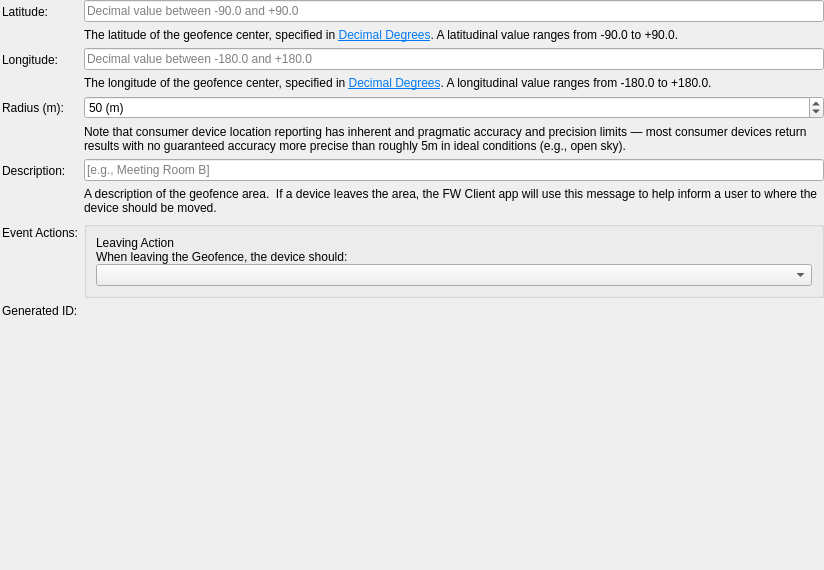
<?xml version="1.0" encoding="UTF-8"?>
<ui version="4.0">
 <class>GeofenceForm</class>
 <widget class="QWidget" name="GeofenceForm">
  <property name="geometry">
   <rect>
    <x>0</x>
    <y>0</y>
    <width>824</width>
    <height>555</height>
   </rect>
  </property>
  <property name="sizePolicy">
   <sizepolicy hsizetype="Expanding" vsizetype="MinimumExpanding">
    <horstretch>0</horstretch>
    <verstretch>0</verstretch>
   </sizepolicy>
  </property>
  <property name="minimumSize">
   <size>
    <width>0</width>
    <height>0</height>
   </size>
  </property>
  <property name="windowTitle">
   <string>Certificates</string>
  </property>
  <layout class="QVBoxLayout" name="verticalLayout">
   <property name="spacing">
    <number>6</number>
   </property>
   <property name="leftMargin">
    <number>2</number>
   </property>
   <property name="topMargin">
    <number>0</number>
   </property>
   <property name="rightMargin">
    <number>0</number>
   </property>
   <property name="bottomMargin">
    <number>0</number>
   </property>
   <item>
    <layout class="QFormLayout" name="formLayout">
     <property name="sizeConstraint">
      <enum>QLayout::SetNoConstraint</enum>
     </property>
     <property name="fieldGrowthPolicy">
      <enum>QFormLayout::ExpandingFieldsGrow</enum>
     </property>
     <item row="0" column="0">
      <widget class="QLabel" name="lbl_title_lat">
       <property name="text">
        <string>Latitude:</string>
       </property>
       <property name="textInteractionFlags">
        <set>Qt::TextBrowserInteraction</set>
       </property>
      </widget>
     </item>
     <item row="0" column="1">
      <layout class="QVBoxLayout" name="vl_latitude">
       <item>
        <widget class="QLineEdit" name="frm_latitude">
         <property name="maxLength">
          <number>13</number>
         </property>
         <property name="placeholderText">
          <string>Decimal value between -90.0 and +90.0</string>
         </property>
        </widget>
       </item>
       <item>
        <widget class="QLabel" name="lTip_desc_latitude">
         <property name="sizePolicy">
          <sizepolicy hsizetype="Expanding" vsizetype="Fixed">
           <horstretch>0</horstretch>
           <verstretch>0</verstretch>
          </sizepolicy>
         </property>
         <property name="text">
          <string>&lt;html&gt;&lt;head/&gt;&lt;body&gt;&lt;p&gt;The latitude of the geofence center, specified in &lt;a href=&quot;https://en.wikipedia.org/wiki/Decimal_degrees&quot;&gt;&lt;span style=&quot; text-decoration: underline; color:#007af4;&quot;&gt;Decimal Degrees&lt;/span&gt;&lt;/a&gt;.  A latitudinal value ranges from -90.0 to +90.0.&lt;/p&gt;&lt;/body&gt;&lt;/html&gt;</string>
         </property>
         <property name="alignment">
          <set>Qt::AlignLeading|Qt::AlignLeft|Qt::AlignTop</set>
         </property>
         <property name="wordWrap">
          <bool>true</bool>
         </property>
         <property name="openExternalLinks">
          <bool>true</bool>
         </property>
         <property name="textInteractionFlags">
          <set>Qt::TextBrowserInteraction</set>
         </property>
        </widget>
       </item>
      </layout>
     </item>
     <item row="2" column="0">
      <widget class="QLabel" name="lbl_title_lon">
       <property name="text">
        <string>Longitude:</string>
       </property>
       <property name="textInteractionFlags">
        <set>Qt::TextBrowserInteraction</set>
       </property>
      </widget>
     </item>
     <item row="2" column="1">
      <layout class="QVBoxLayout" name="vl_longitude">
       <item>
        <widget class="QLineEdit" name="frm_longitude">
         <property name="maxLength">
          <number>13</number>
         </property>
         <property name="placeholderText">
          <string>Decimal value between -180.0 and +180.0</string>
         </property>
        </widget>
       </item>
       <item>
        <widget class="QLabel" name="lTip_desc_longitude">
         <property name="sizePolicy">
          <sizepolicy hsizetype="Expanding" vsizetype="Fixed">
           <horstretch>0</horstretch>
           <verstretch>0</verstretch>
          </sizepolicy>
         </property>
         <property name="text">
          <string>&lt;html&gt;&lt;head/&gt;&lt;body&gt;&lt;p&gt;The longitude of the geofence center, specified in &lt;a href=&quot;https://en.wikipedia.org/wiki/Decimal_degrees&quot;&gt;&lt;span style=&quot; text-decoration: underline; color:#007af4;&quot;&gt;Decimal Degrees&lt;/span&gt;&lt;/a&gt;.  A longitudinal value ranges from -180.0 to +180.0.&lt;/p&gt;&lt;/body&gt;&lt;/html&gt;</string>
         </property>
         <property name="alignment">
          <set>Qt::AlignLeading|Qt::AlignLeft|Qt::AlignTop</set>
         </property>
         <property name="wordWrap">
          <bool>true</bool>
         </property>
         <property name="openExternalLinks">
          <bool>true</bool>
         </property>
         <property name="textInteractionFlags">
          <set>Qt::TextBrowserInteraction</set>
         </property>
        </widget>
       </item>
      </layout>
     </item>
     <item row="4" column="0">
      <widget class="QLabel" name="lbl_title_radius">
       <property name="text">
        <string>Radius (m):</string>
       </property>
       <property name="textInteractionFlags">
        <set>Qt::TextBrowserInteraction</set>
       </property>
      </widget>
     </item>
     <item row="4" column="1">
      <layout class="QVBoxLayout" name="vl_radius">
       <item>
        <widget class="QDoubleSpinBox" name="frm_radius">
         <property name="showGroupSeparator" stdset="0">
          <bool>true</bool>
         </property>
         <property name="suffix">
          <string> (m)</string>
         </property>
         <property name="decimals">
          <number>0</number>
         </property>
         <property name="singleStep">
          <double>0.100000000000000</double>
         </property>
         <property name="value">
          <double>50.000000000000000</double>
         </property>
        </widget>
       </item>
       <item>
        <widget class="QLabel" name="lTip_desc_radius">
         <property name="sizePolicy">
          <sizepolicy hsizetype="Expanding" vsizetype="Fixed">
           <horstretch>0</horstretch>
           <verstretch>0</verstretch>
          </sizepolicy>
         </property>
         <property name="text">
          <string>&lt;html&gt;&lt;head/&gt;&lt;body&gt;&lt;p&gt;Note that consumer device location reporting has inherent and pragmatic accuracy and precision limits — most consumer devices return results with no guaranteed accuracy more precise than roughly 5m in ideal conditions (e.g., open sky).&lt;/p&gt;&lt;/body&gt;&lt;/html&gt;</string>
         </property>
         <property name="alignment">
          <set>Qt::AlignLeading|Qt::AlignLeft|Qt::AlignTop</set>
         </property>
         <property name="wordWrap">
          <bool>true</bool>
         </property>
         <property name="openExternalLinks">
          <bool>true</bool>
         </property>
         <property name="textInteractionFlags">
          <set>Qt::TextBrowserInteraction</set>
         </property>
        </widget>
       </item>
      </layout>
     </item>
     <item row="5" column="0">
      <widget class="QLabel" name="lbl_title_desc">
       <property name="text">
        <string>Description:</string>
       </property>
       <property name="textInteractionFlags">
        <set>Qt::TextBrowserInteraction</set>
       </property>
      </widget>
     </item>
     <item row="5" column="1">
      <layout class="QVBoxLayout" name="vl_description">
       <item>
        <widget class="QLineEdit" name="frm_description">
         <property name="placeholderText">
          <string>[e.g., Meeting Room B]</string>
         </property>
        </widget>
       </item>
       <item>
        <widget class="QLabel" name="lTip_desc_description">
         <property name="sizePolicy">
          <sizepolicy hsizetype="Expanding" vsizetype="Fixed">
           <horstretch>0</horstretch>
           <verstretch>0</verstretch>
          </sizepolicy>
         </property>
         <property name="text">
          <string>A description of the geofence area.  If a device leaves the area, the FW Client app will use this message to help inform a user to where the device should be moved.</string>
         </property>
         <property name="alignment">
          <set>Qt::AlignLeading|Qt::AlignLeft|Qt::AlignTop</set>
         </property>
         <property name="wordWrap">
          <bool>true</bool>
         </property>
         <property name="openExternalLinks">
          <bool>true</bool>
         </property>
         <property name="textInteractionFlags">
          <set>Qt::TextBrowserInteraction</set>
         </property>
        </widget>
       </item>
      </layout>
     </item>
     <item row="6" column="0">
      <widget class="QLabel" name="lbl_title_actions">
       <property name="text">
        <string>Event Actions:</string>
       </property>
       <property name="textInteractionFlags">
        <set>Qt::TextBrowserInteraction</set>
       </property>
      </widget>
     </item>
     <item row="6" column="1">
      <layout class="QVBoxLayout" name="vl_eventActions">
       <item>
        <widget class="QGroupBox" name="gb_eventActions">
         <property name="sizePolicy">
          <sizepolicy hsizetype="Expanding" vsizetype="Fixed">
           <horstretch>0</horstretch>
           <verstretch>0</verstretch>
          </sizepolicy>
         </property>
         <property name="toolTip">
          <string>Choose the actions a device should take when leaving a Geofence.</string>
         </property>
         <property name="title">
          <string/>
         </property>
         <layout class="QVBoxLayout" name="vl_leavingAction">
          <property name="spacing">
           <number>0</number>
          </property>
          <item>
           <widget class="QLabel" name="lbl_title_leaving">
            <property name="text">
             <string>Leaving Action</string>
            </property>
            <property name="wordWrap">
             <bool>true</bool>
            </property>
            <property name="textInteractionFlags">
             <set>Qt::TextBrowserInteraction</set>
            </property>
           </widget>
          </item>
          <item>
           <widget class="QLabel" name="lTip_desc_leaving">
            <property name="sizePolicy">
             <sizepolicy hsizetype="Expanding" vsizetype="Fixed">
              <horstretch>0</horstretch>
              <verstretch>0</verstretch>
             </sizepolicy>
            </property>
            <property name="text">
             <string>When leaving the Geofence, the device should:</string>
            </property>
            <property name="wordWrap">
             <bool>true</bool>
            </property>
            <property name="openExternalLinks">
             <bool>true</bool>
            </property>
            <property name="textInteractionFlags">
             <set>Qt::TextBrowserInteraction</set>
            </property>
           </widget>
          </item>
          <item>
           <widget class="QComboBox" name="frm_leavingEvent"/>
          </item>
         </layout>
        </widget>
       </item>
      </layout>
     </item>
     <item row="7" column="0">
      <widget name="lTip_lbl_title_id" class="QLabel">
       <property name="text">
        <string>Generated ID:</string>
       </property>
       <property name="textInteractionFlags">
        <set>Qt::TextBrowserInteraction</set>
       </property>
      </widget>
     </item>
     <item row="7" column="1">
      <widget class="QLabel" name="lTip_lbl_id">
       <property name="text">
        <string/>
       </property>
       <property name="textInteractionFlags">
        <set>Qt::TextBrowserInteraction</set>
       </property>
      </widget>
     </item>
    </layout>
   </item>
   <item>
    <spacer name="verticalSpacer">
     <property name="orientation">
      <enum>Qt::Vertical</enum>
     </property>
     <property name="sizeHint" stdset="0">
      <size>
       <width>20</width>
       <height>40</height>
      </size>
     </property>
    </spacer>
   </item>
  </layout>
 </widget>
 <resources/>
 <connections/>
</ui>
